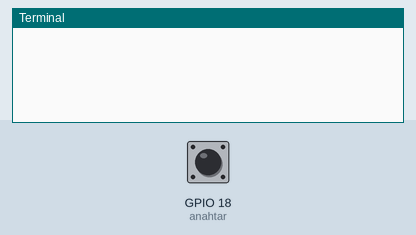
Recording of a program running on a simulated Raspberry Pi (BCM pin numbers). Parts: the last lines printed to the terminal. The test bench sets the inputs (shaded band); at power-on: GPIO 18 (anahtar) HIGH.

Above: at 1.2 s.
1.3 s: GPIO 18 (anahtar) pulled LOW for 0.15 s
At 1.43 s:
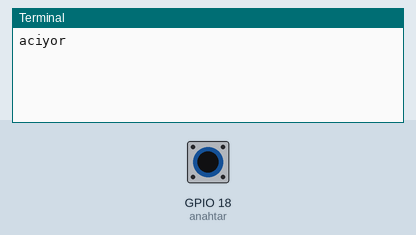
At 2.1 s:
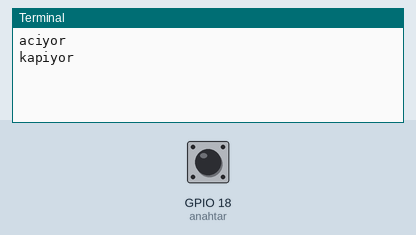

Measured:
- after the input at 1.3 s, the terminal: prints a new line at once (image 1)

The program:

01_lamba1.py
```python
#!/usr/bin/env python
# -*- coding: utf-8 -*-

import RPi.GPIO as GPIO

#GPIO numaralarına göre hazır et
GPIO.setmode(GPIO.BCM)

#pinleri tanımlayalım
anahtar = 18


#pinlere giriş çıkış ayarlayalım
GPIO.setup(anahtar, GPIO.IN, pull_up_down = GPIO.PUD_UP)

try:

	while True:

		#GPIO, toprağa bağlı olduğu için düşük akım bekliyor
		GPIO.wait_for_edge(anahtar, GPIO.FALLING)
		print('aciyor')

		GPIO.wait_for_edge(anahtar, GPIO.RISING)
		print('kapiyor')


except KeyboardInterrupt:
	print('ctrl+c yapmis')

except:
	print('Bir hata var!')

finally:
	GPIO.cleanup()
```
